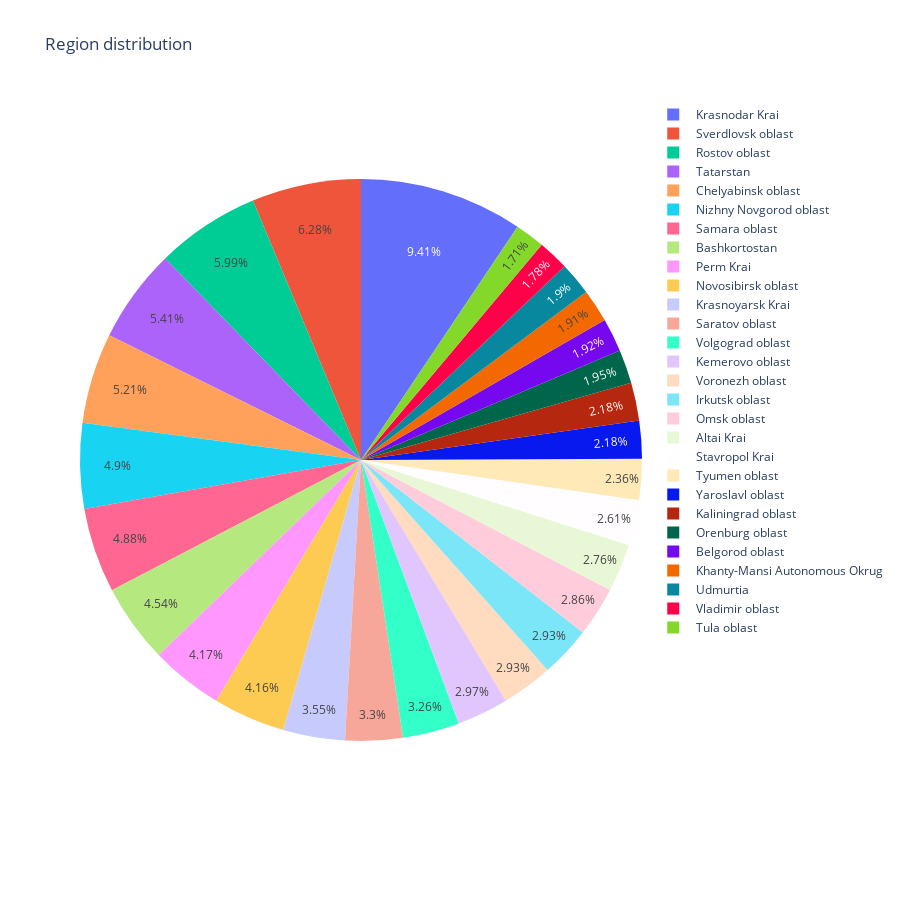

The notebook cell this image was saved under:
### Markdown cell above
So almost 100K Ads has 0 probaility (which means it did not sell anything) and few ads have a probability of 1. Rest of the deal probabilities have values in between. 

**Region wise distribution of Ads:**

Let us look at the region wise distribution of ads.

### Code cell
temp_series = train_df['region'].value_counts()
labels = (np.array(temp_series.index))
sizes = (np.array((temp_series / temp_series.sum())*100))

trace = go.Pie(labels=labels, values=sizes)
layout = go.Layout(
    title='Region distribution',
    width=900,
    height=900,
)
data = [trace]
fig = go.Figure(data=data, layout=layout)
py.iplot(fig, filename="region")

### Figure 1 — Plotly figure (JSON) as saved in the notebook; plotly's stock layout.template omitted (floating-point values rounded to 4 significant figures)
{"data": [{"labels": [" Krasnodar Krai", " Sverdlovsk oblast", " Rostov oblast", " Tatarstan", " Chelyabinsk oblast", " Nizhny Novgorod oblast", " Samara oblast", " Bashkortostan", " Perm Krai", " Novosibirsk oblast", " Krasnoyarsk Krai", " Saratov oblast", " Volgograd oblast", " Kemerovo oblast", " Voronezh oblast", " Irkutsk oblast", " Omsk oblast", " Altai Krai", " Stavropol Krai", " Tyumen oblast", " Yaroslavl oblast", " Kaliningrad oblast", " Orenburg oblast", " Belgorod oblast", " Khanty-Mansi Autonomous Okrug", " Udmurtia", " Vladimir oblast", " Tula oblast"], "type": "pie", "values": [9.406, 6.284, 5.986, 5.407, 5.211, 4.898, 4.883, 4.542, 4.171, 4.156, 3.555, 3.302, 3.259, 2.969, 2.934, 2.929, 2.856, 2.762, 2.607, 2.355, 2.183, 2.179, 1.949, 1.92, 1.91, 1.898, 1.779, 1.712]}], "layout": {"height": 900, "title": {"text": "Region distribution"}, "width": 900}}
